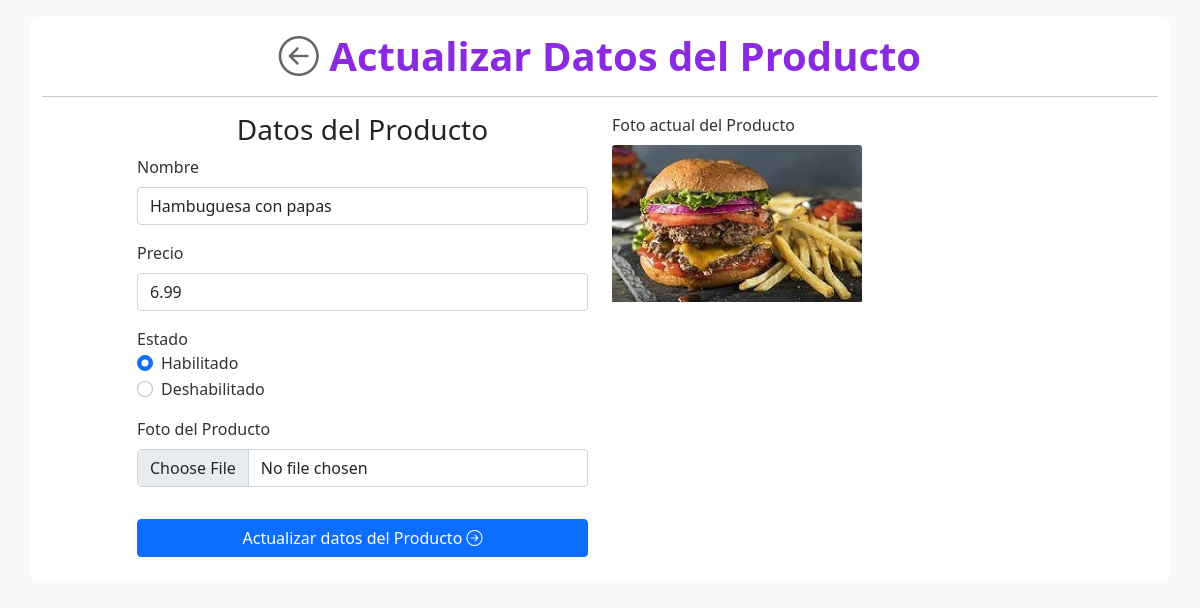
The page /viewEdit.php?id=133 on the database its author committed.
### tables this page shows
CREATE TABLE `tabla_productos` (
  `id` int(10) NOT NULL,
  `nombre` varchar(100) DEFAULT NULL,
  `precio` decimal(10,2) DEFAULT NULL,
  `stock` varchar(50) DEFAULT NULL,
  `foto` varchar(1000) DEFAULT NULL,
  `fechaRegistro` varchar(50) NOT NULL
);

### viewEdit.php (the view, shortened to what this page needs)
<!DOCTYPE html>
<html lang="es">
<head>
    <link href="https://cdn.jsdelivr.net/npm/bootstrap@5.0.2/dist/css/bootstrap.min.css" rel="stylesheet"
>
    <link rel="stylesheet" href="https://cdn.jsdelivr.net/npm/bootstrap-icons@1.7.2/font/bootstrap-icons.css">
    <link rel="stylesheet" href="css/home.css">
</head>
<body>
    <div class="container mt-3">
        <div class="row justify-content-md-center">
            <div class="col-md-12">
                <h1 class="text-center mt-3">
                    <a href="./">
                        <i class="bi bi-arrow-left-circle"></i>
                    </a>
                    Actualizar Datos del Producto
                </h1>
                <hr class="mb-3">
            </div>
            <?php
    include('db.php');
    $idProducto     = (int) filter_var($_REQUEST['id'], FILTER_SANITIZE_NUMBER_INT);
    $sqlProductos   = ("SELECT * FROM tabla_productos WHERE id='$idProducto' LIMIT 1");
    $queryProductos = mysqli_query($con, $sqlProductos);
    $dataProducto   = mysqli_fetch_array($queryProductos);
    ?>
            <div class="col-md-5 mb-3">
                <h3 class="text-center">Datos del Producto</h3>
                <form method="POST" action="action.php?metodo=2" enctype="multipart/form-data">
                    <div class="mb-3">
                        <label class="form-label">Nombre</label>
                        <input type="text" class="form-control" name="nombre"
                            value="<?php echo $dataProducto['nombre']; ?>">
                    </div>
                    <div class="mb-3">
                        <label class="form-label">Precio</label>
                        <input type="text" name="precio" class="form-control"
                            value="<?php echo $dataProducto['precio']; ?>">
                    </div>
                    <div class="mb-3">
                        <label for="Stock">Estado</label>
                        <div class="form-check">
                            <input class="form-check-input" type="radio" name="stock" value="Habilitado"
                                <?php echo $dataProducto['stock']==='Habilitado' ?  'checked' : '' ?> checked>
                            <label class="form-check-label" for="stockH">
                                Habilitado
                            </label>
                        </div>
                        <div class="form-check">
                            <input class="form-check-input" type="radio" name="stock" value="Deshabilitado"
                                <?php echo $dataProducto['stock']==='Deshabilitado' ?  'checked' : '' ?>>
                            <label class="form-check-label" for="stockD">
                                Deshabilitado
                            </label>
                        </div>
                    </div>
                    <div class="mb-3">
                        <label for="formFile" class="form-label">Foto del Producto</label>
                        <input class="form-control" type="file" name="foto" accept="image/png,image/jpeg">
                    </div>
                    <div class="d-grid gap-2 col-12 mx-auto">
                        <button type="submit" class="btn  btn btn-primary mt-3 mb-2">
                            Actualizar datos del Producto
                            <i class="bi bi-arrow-right-circle"></i>
                        </button>
                    </div>
                </form>
            </div>
            <div class="col-md-5 mb-3">
                <label class="form-label">Foto actual del Producto</label>
                <br>
                <img src="fotosProductos/<?php echo $dataProducto['foto']; ?>" alt="foto perfil"
                    class="card-img-top fotoPerfil">
            </div>
        </div>
    </div>
</body>
</html>

### css/home.css (style rules this page uses)
body { background-color: #f9f9f9 !important; }
.container { background-color: #fff; border-radius: 10px !important; }
h1 { font-weight: 800; color: blueviolet; }
label { color: #333 !important; font-weight: 500; }
a { text-decoration: none; }
.bi-arrow-left-circle { color: #666; }
.fotoPerfil { margin: 0 auto; max-width: 250px; }

### rows shown on the page
tabla_productos: nombre "Hambuguesa con papas", precio "6.99", stock "☑", foto (picture)
